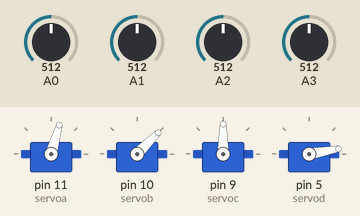
Bench run of a sketch on a simulated Arduino Uno, built with avr-gcc and run on an emulated ATmega328P. Parts: 4 × servo. The inputs (shaded band) are chosen by the test bench; at power-on: A0 = 512, A1 = 512, A2 = 512, A3 = 512.

Above: at 1.8 s.
1.9 s: A0 set to 170
4.9 s: A1 set to 716
At 7.6 s:
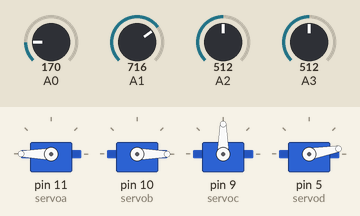
7.9 s: A2 set to 542
At 8.97 s:
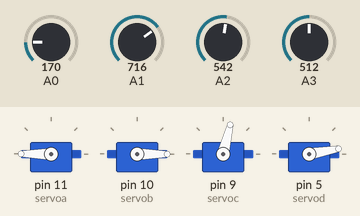
10.9 s: A3 set to 499
At 11.31 s:
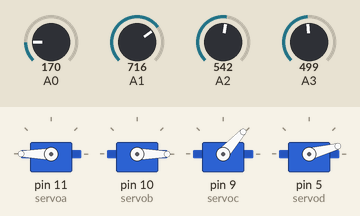
13.9 s: A3 set to 30
16.9 s: A2 set to 306
At 17.4 s:
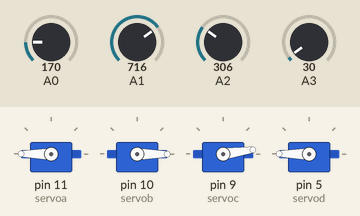
Timing chart, 0 to 22.8 s (numbered marks = the images above; inputs shaded):
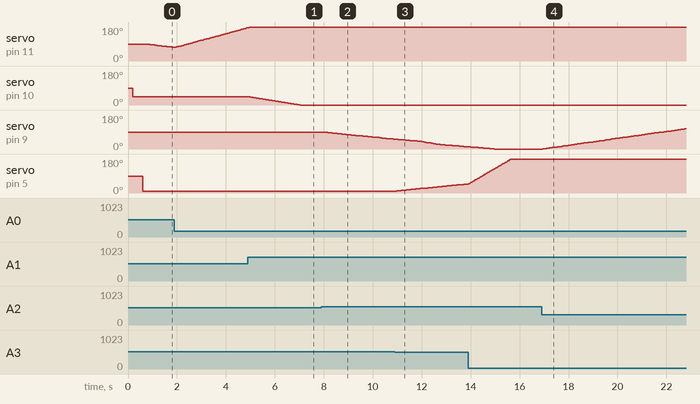

Measured:
- the behaviour switches between 524 and 525 on A2 (found by bisection; images 1 and 2)
- the behaviour switches between 509 and 508 on A3 (found by bisection; images 2 and 3)
- after the input at 4.9 s, servo on pin 10 (servob): moves from 45° to 0° over 2.1 s, starting at once
- after the input at 7.9 s, servo on pin 9 (servoc): moves from 90° to 52° over 2.9 s, starting after 0.06 s
- after the input at 10.9 s, servo on pin 5 (servod): moves from 10° to 47° over 2.8 s, starting after 0.08 s
- after the input at 16.9 s, servo on pin 9 (servoc): moves from 0° to 108° over 5.8 s, starting after 0.06 s

The sketch:

program_arm_analog.ino
```cpp
#include <Servo.h>

Servo servoa, servob, servoc,servod;

int a0 = 503, a1 = 508, a2 = 515, a3 = 513;
int timer;
int posa = 90, posb = 45, posc = 90, posd = 10;

void setup() {
  Serial.begin(9600);

  servoa.attach(11);
  servob.attach(10);
  servoc.attach(9);
  servod.attach(5);

  servoa.write(posa);
  delay(200);
  servob.write(posb);
  delay(200);
  servoc.write(posc);
  delay(200);
  servod.write(posd);

  pinMode(A0, INPUT);
  pinMode(A1, INPUT);
  pinMode(A2, INPUT);
  pinMode(A3, INPUT);
}

void loop() {
  delay(5);
  // Serial.print(analogRead(A0));
  // Serial.print("\t");
  // Serial.print(analogRead(A1));
  // Serial.print("\t");
  // Serial.print(analogRead(A2));
  // Serial.print("\t");
  // Serial.println(analogRead(A3));

  if(analogRead(A0) <= a0-5 or analogRead(A0) >= a0+5){
    if(analogRead(A0) > a0){
      timer = map(analogRead(A0), a0, 1023, 100, 10);
      if(millis()%timer > timer-10){posa--;}
      if(posa < 0){posa = 0;}
    }
    else if(analogRead(A0) < a0){
      timer = map(analogRead(A0), a0, 0, 100, 10);
      if(millis()%timer > timer-10){posa++;}
      if(posa > 180){posa = 180;}
    }
    servoa.write(posa);
  }

  if(analogRead(A1) <= a1-5 or analogRead(A1) >= a1+5){
    if(analogRead(A1) > a1){
      timer = map(analogRead(A1), a1, 1023, 100, 10);
      if(millis()%timer > timer-10){posb--;}
      if(posb < 0){posb = 0;}
    }
    else if(analogRead(A1) < a1){
      timer = map(analogRead(A1), a1, 0, 100, 10);
      if(millis()%timer > timer-10){posb++;}
      if(posb > 180){posb = 180;}
    }
    servob.write(posb);
  }

  if(analogRead(A2) <= a2-10 or analogRead(A2) >= a2+10){
    if(analogRead(A2) > a2){
      timer = map(analogRead(A2), a2, 1023, 100, 10);
      if(millis()%timer > timer-10){posc--;}
      if(posc < 0){posc = 0;}
    }
    else if(analogRead(A2) < a2){
      timer = map(analogRead(A2), a2, 0, 100, 10);
      if(millis()%timer > timer-10){posc++;}
      if(posc > 180){posc = 180;}
    }
    servoc.write(posc);
  }

  if(analogRead(A3) <= a3-5 or analogRead(A3) >= a3+5){
    if(analogRead(A3) > a3){
      timer = map(analogRead(A3), a3, 1023, 100, 10);
      if(millis()%timer > timer-10){posd--;}
      if(posd < 0){posd = 0;}
    }
    else if(analogRead(A3) < a3){
      timer = map(analogRead(A3), a3, 0, 100, 10);
      if(millis()%timer > timer-10){posd++;}
      if(posd > 180){posd = 180;}
    }
    servod.write(posd);
  }
}
```
